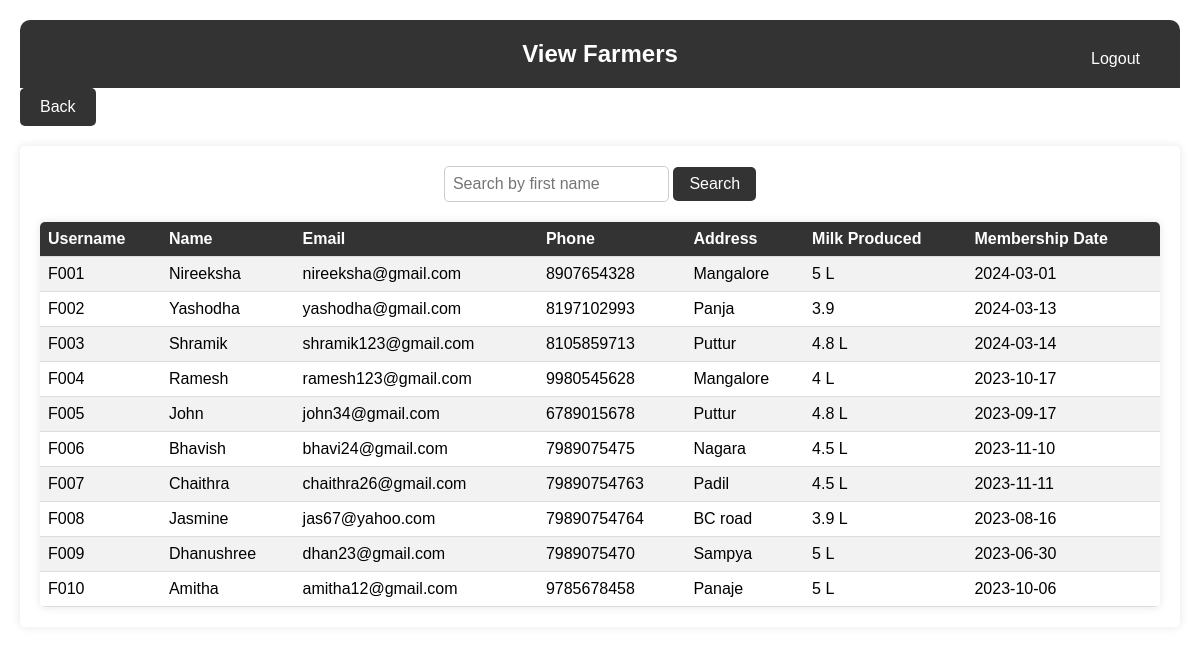
/view_farmer.php, run on the app's committed database.
### tables this page shows
CREATE TABLE `farmer` (
  `username` varchar(50) NOT NULL,
  `password` varchar(50) NOT NULL,
  `f_name` varchar(50) NOT NULL,
  `l_name` varchar(50) NOT NULL,
  `phone` varchar(50) NOT NULL,
  `email` varchar(50) NOT NULL,
  `milk_produced` varchar(50) NOT NULL,
  `membership_date` date NOT NULL,
  `address` varchar(50) NOT NULL
);

### view_farmer.php (the view, shortened to what this page needs)
<!DOCTYPE html>
<html>
<head>
</head>
<body>
  <div class="header">
    <h2>View Farmers</h2>
    <div class="logout-btn">
      <button onclick="location.href='index.php'">Logout</button>
    </div>
  </div>
  <div class="back-btn-container">
    <button class="back-btn" onclick="location.href='admin.php'">Back</button>
  </div>
  <div class="content-box">
    <?php
    include('server.php');
    $query = "SELECT * FROM farmer";
    $result = mysqli_query($db, $query);
    if (mysqli_num_rows($result) > 0) {
        echo "<div class='search-box'>
                <input type='text' id='searchInput' onkeyup='searchTable()' placeholder='Search by first name'>
                <button onclick='searchTable()'>Search</button>
              </div>";
        echo "<table id='farmersTable'>
                <tr>
                    <th>Username</th>
                    <th>Name</th>
                    <th>Email</th>
                    <th>Phone</th>
                    <th>Address</th>
                    <th>Milk Produced</th>
                    <th>Membership Date</th>
                </tr>";
        while ($row = mysqli_fetch_assoc($result)) {
            echo "<tr>";
            echo "<td>" . $row['username'] . "</td>";
            echo "<td>" . $row['f_name'] . "</td>";
            echo "<td>" . $row['email'] . "</td>";
            echo "<td>" . $row['phone'] . "</td>";
            echo "<td>" . $row['address'] . "</td>";
            echo "<td>" . $row['milk_produced'] . "</td>";
            echo "<td>" . $row['membership_date'] . "</td>";
            echo "</tr>";
        }
        echo "</table>";
    } else {
        echo "<h2>No farmers found.</h2>";
    }
    ?>
  </div>
</body>
</html>

### view_farmer.php (style rules this page uses)
body { font-family: Arial, sans-serif; background-image: url('https://th.bing.com/th/id/R.9e467993dd59fe218cae51c16cc163dd?rik=laZ58kOoexEsPQ&riu=http%3a%2f%2fwww.dairypesa.com%2fwp-content%2fuploads%2f2015%2f10%2fmyths-about-cows-milk.jpg&ehk=2TjBYG6tL22k%2bTNf6BO%2bqLhIcmJ67MK3qh5vLN6Sg9E%3d&risl=&pid=ImgRaw&r=0&sres=1&sresct=1'); background-size: cover; background-repeat: no-repeat; background-attachment: fixed; margin: 0; padding: 20px; }
.header { background-color: #333; color: #fff; text-align: center; padding: 20px 0; border-top-left-radius: 10px; border-top-right-radius: 10px; position: relative; }
h2 { margin: 0; }
.content-box { background-color: rgba(255, 255, 255, 0.9); border-radius: 5px; box-shadow: 0 0 10px rgba(0, 0, 0, 0.1); padding: 20px; }
table { width: 100%; border-collapse: collapse; border-radius: 5px; overflow: hidden; box-shadow: 0 0 10px rgba(0, 0, 0, 0.1); margin-top: 20px; }
th, td { padding: 8px; text-align: left; border-bottom: 1px solid #ddd; }
th { background-color: #333; color: #fff; }
tr:nth-child(even) { background-color: #f2f2f2; }
.logout-btn { position: absolute; top: 20px; right: 20px; }
.logout-btn button, .back-btn { background-color: #333; color: #fff; padding: 10px 20px; font-size: 16px; border: none; border-radius: 5px; cursor: pointer; }
.search-box { text-align: center; margin-bottom: 20px; }
.search-box input[type="text"] { padding: 8px; font-size: 16px; border-radius: 5px; border: 1px solid #ccc; }
.search-box button { background-color: #333; color: #fff; padding: 8px 16px; font-size: 16px; border: none; border-radius: 5px; cursor: pointer; }
.back-btn-container { text-align: left; margin-bottom: 20px; }

### data on the page
farmer: username "F001", f_name "Nireeksha", email "nireeksha@gmail.com", phone "8907654328", address "Mangalore", milk_produced "5 L", membership_date "2024-03-01"
farmer: username "F002", f_name "Yashodha", email "yashodha@gmail.com", phone "8197102993", address "Panja", milk_produced "3.9", membership_date "2024-03-13"
farmer: username "F003", f_name "Shramik", email "shramik123@gmail.com", phone "8105859713", address "Puttur", milk_produced "4.8 L", membership_date "2024-03-14"
farmer: username "F004", f_name "Ramesh", email "ramesh123@gmail.com", phone "9980545628", address "Mangalore", milk_produced "4 L", membership_date "2023-10-17"
farmer: username "F005", f_name "John", email "john34@gmail.com", phone "6789015678", address "Puttur", milk_produced "4.8 L", membership_date "2023-09-17"
farmer: username "F006", f_name "Bhavish", email "bhavi24@gmail.com", phone "7989075475", address "Nagara", milk_produced "4.5 L", membership_date "2023-11-10"
farmer: username "F007", f_name "Chaithra", email "chaithra26@gmail.com", phone "79890754763", address "Padil", milk_produced "4.5 L", membership_date "2023-11-11"
farmer: username "F008", f_name "Jasmine", email "jas67@yahoo.com", phone "79890754764", address "BC road", milk_produced "3.9 L", membership_date "2023-08-16"
farmer: username "F009", f_name "Dhanushree", email "dhan23@gmail.com", phone "7989075470", address "Sampya", milk_produced "5 L", membership_date "2023-06-30"
farmer: username "F010", f_name "Amitha", email "amitha12@gmail.com", phone "9785678458", address "Panaje", milk_produced "5 L", membership_date "2023-10-06"
